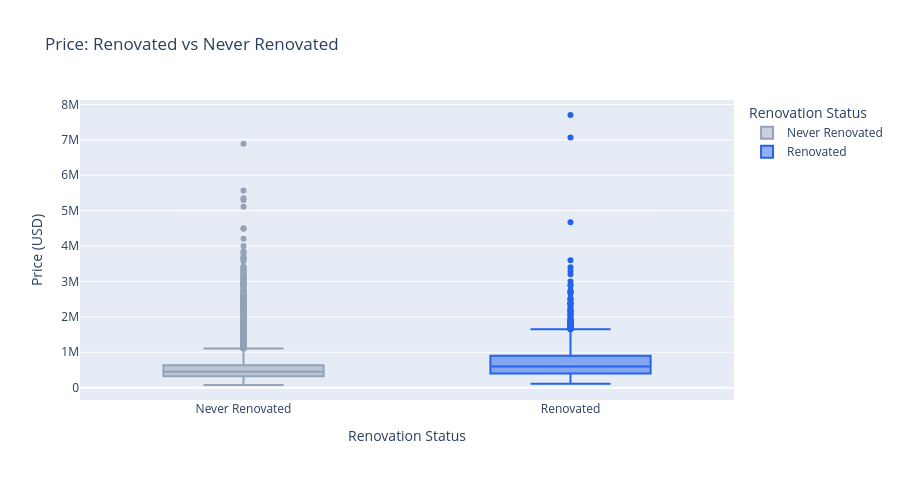

The notebook cell saved with this chart:
### Code cell
# Cell 13d: Renovated vs Non-Renovated Price
df_reno = df.copy()
df_reno["Renovation Status"] = (df_reno["yr_renovated"] > 0).map({True: "Renovated", False: "Never Renovated"})
fig = px.box(
    df_reno, x="Renovation Status", y="price",
    color="Renovation Status",
    title="Price: Renovated vs Never Renovated",
    labels={"price": "Price (USD)"},
    color_discrete_map={"Renovated": "#2563EB", "Never Renovated": "#94A3B8"},
    points="outliers", height=480
)
med_reno    = df_reno[df_reno["yr_renovated"] > 0]["price"].median()
med_no_reno = df_reno[df_reno["yr_renovated"] == 0]["price"].median()
print(f"Median price - Renovated: ${med_reno:,.0f} | Never Renovated: ${med_no_reno:,.0f}")
print(f"Renovation premium: ${med_reno - med_no_reno:,.0f} ({(med_reno/med_no_reno - 1)*100:.1f}%)")
fig.show()

### Figure 1 — Plotly figure (JSON) as saved in the notebook; plotly's stock layout.template omitted (floating-point values rounded to 4 significant figures; data arrays with more than 128 entries replaced by an {"elided": "..."} marker saying what was removed)
{"data": [{"alignmentgroup": "True", "boxpoints": "outliers", "hovertemplate": "Renovation Status=%{x}<br>Price (USD)=%{y}<extra></extra>", "legendgroup": "Never Renovated", "marker": {"color": "#94A3B8"}, "name": "Never Renovated", "notched": false, "offsetgroup": "Never Renovated", "orientation": "v", "showlegend": true, "type": "box", "x": {"elided": "20699 str values"}, "x0": " ", "xaxis": "x", "y": {"elided": "20699 int values"}, "y0": " ", "yaxis": "y"}, {"alignmentgroup": "True", "boxpoints": "outliers", "hovertemplate": "Renovation Status=%{x}<br>Price (USD)=%{y}<extra></extra>", "legendgroup": "Renovated", "marker": {"color": "#2563EB"}, "name": "Renovated", "notched": false, "offsetgroup": "Renovated", "orientation": "v", "showlegend": true, "type": "box", "x": {"elided": "914 str values"}, "x0": " ", "xaxis": "x", "y": {"elided": "914 int values"}, "y0": " ", "yaxis": "y"}], "layout": {"boxmode": "overlay", "height": 480, "legend": {"title": {"text": "Renovation Status"}, "tracegroupgap": 0}, "title": {"text": "Price: Renovated vs Never Renovated"}, "xaxis": {"anchor": "y", "categoryarray": ["Never Renovated", "Renovated"], "categoryorder": "array", "domain": [0, 1], "title": {"text": "Renovation Status"}}, "yaxis": {"anchor": "x", "domain": [0, 1], "title": {"text": "Price (USD)"}}}}
